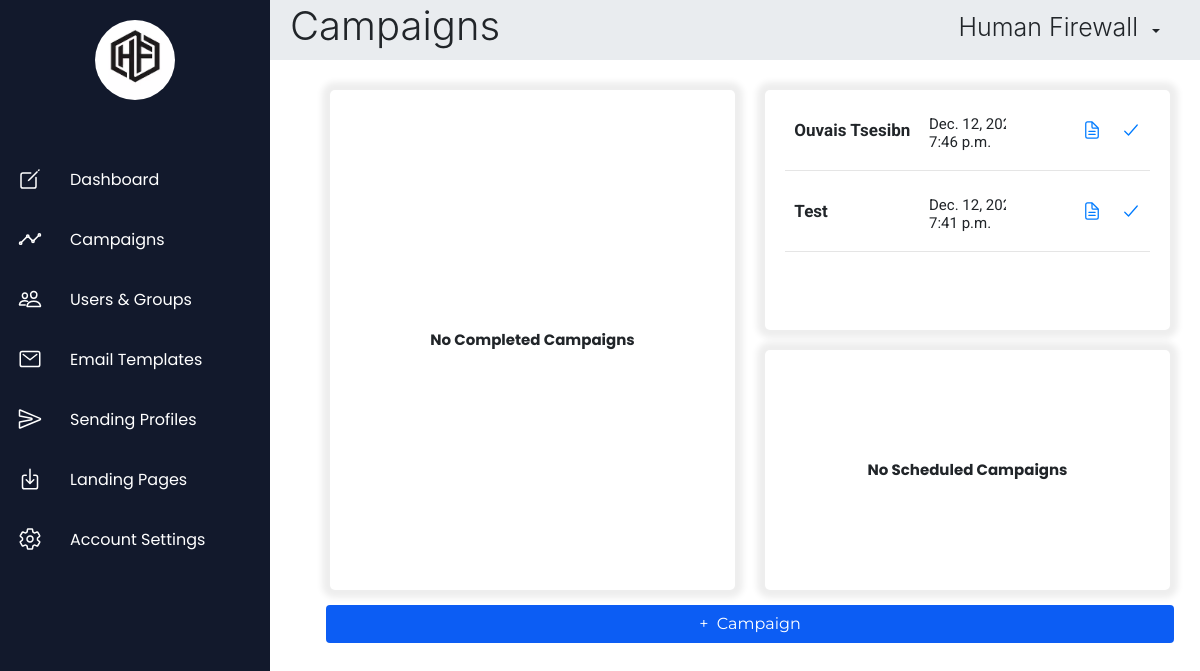
The page /campaign (signed in) on the database its author committed.
### App/models.py (models this page shows)
class TimeStampMixin(models.Model):
    class Meta:
        abstract = True
    created_on = models.DateTimeField(auto_now_add=True)
    modified_on = models.DateTimeField(auto_now=True)

class SendingProfile(TimeStampMixin):
    id = models.AutoField(primary_key=True)
    name = models.CharField(max_length=50, unique=True)
    email_from = models.EmailField(max_length=100, db_column='from')
    host = models.CharField(max_length=100)
    username = models.CharField(max_length=50)
    password = models.CharField(max_length=512)
    userId = models.ForeignKey(User, on_delete=models.CASCADE, db_column='user_id')

class Campaign(TimeStampMixin):
    campId = models.AutoField(primary_key=True)
    campaignName = models.CharField(max_length=50)
    emailTemplate = models.IntegerField()
    landingPage = models.IntegerField()
    sendingProfile = models.IntegerField()
    group = models.IntegerField()
    campaignStatus = models.CharField(max_length=50, default="Created")
    users = models.ManyToManyField(Targets, through='CampaignResults')
    userId = models.ForeignKey(User, on_delete=models.CASCADE, db_column='user_id')

### App/views.py (the view)
# urls.py: path('campaign',views.campaign, name="campaign"),
def campaign(request):
    if request.session.has_key('id'):
        id = request.session['id']
        return render(request, "campaign.html", context={"title": "Campaigns - Human Firewall", "emailtemp":EmailTemp.objects.filter(userId_id=id),"landing":LandingPage.objects.filter(userId_id=id),"sending":SendingProfile.objects.filter(userId_id=id) ,"header": "Campaigns","group_data": UserGroups.objects.filter(userId=id), "completed_campaign_data": Campaign.objects.filter(campaignStatus="Complete", userId=id), "running_campaign_data": Campaign.objects.filter(campaignStatus="Running", userId=id), "scheduled_campaign_data": Campaign.objects.filter(campaignStatus="Scheduled", userId=id) })
    else:
        messages.info(request, 'Kindly Login To Continue')
        return redirect("login")

### templates/campaign.html (shortened to what this page needs)
{% extends 'base.html' %}
{% block content %}
    <div class="container-fluid content">
        <div class="row">
            <div class="col-6 text-center">
                <div class="completed-campaigns">
                    <div id="completed-campaigns-table" class="completed-campaigns-table">
                        {% if completed_campaign_data.values.count > 0 %}
                            {% for d in completed_campaign_data.values %}
                                <div class="completed-campaign {{ d.campId }}">
                                    <div class="campaign-name"><b class="name">{{ d.campaignName }}</b></div>
                                    <div class="campaign-created-on">
                                        <p class="created-date">{{ d.modified_on|date }}</p>
                                        <p class="created-time">{{ d.modified_on|time }}</p>
                                    </div>
                                    <span class="campaign-status" data-toggle="tooltip" data-placement="top" title="Complete"></span>
                                    <div class="campaign-details-btn"><a class="options" onclick="editUser(this.parentElement);" data-toggle="tooltip" data-placement="top" title="More Details"><ion-icon name="document-text-outline"></ion-icon></a></div>
                                    <div class="campaign-delete-btn"><a class="options" onclick="editUser(this.parentElement);" data-toggle="tooltip" data-placement="top" title="Delete"><ion-icon name="trash-outline"></ion-icon></a></div>
                                </div>
                                <hr>
                            {% endfor %}
                        {% else %}
                            <div class="no-data"><b>No Completed Campaigns</b></div>
                        {% endif %}
                    </div>
                </div>
            </div>
            <div class="col-6 text-center">
                <div class="running-campaigns">
                    <div id="running-campaigns-table" class="running-campaigns-table">
                        {% if running_campaign_data.values.count > 0 %}
                            {% for d in running_campaign_data.values %}
                                <div class="running-campaign {{ d.campId }}">
                                    <div class="campaign-name"><b class="name">{{ d.campaignName }}</b></div>
                                    <div class="campaign-created-on">
                                        <p class="created-date">{{ d.modified_on|date }}</p>
                                        <p class="created-time">{{ d.modified_on|time }}</p>
                                    </div>
                                    <div class="campaign-details-btn"><a class="options" onclick="editUser(this.parentElement);" data-toggle="tooltip" data-placement="top" title="More Details"><ion-icon name="document-text-outline"></ion-icon></a></div>
                                    <div class="campaign-complete-btn"><a class="options" onclick="completeCampaign(this.parentElement, true);" data-toggle="tooltip" data-placement="top" title="Complete"><ion-icon name="checkmark-outline"></ion-icon></a></div>
                                </div>
                                <hr>
                            {% endfor %}
                        {% else %}
                            <div class="no-data"><b>No Running Campaigns</b></div>
                        {% endif %}
                    </div>
                </div>
                <div class="scheduled-campaigns">
                    <div id="scheduled-campaigns-table" class="scheduled-campaigns-table">
                        {% if scheduled_campaign_data.values.count > 0 %}
                            {% for d in scheduled_campaign_data.values %}
                                <div class="scheduled-campaign {{ d.campId }}">
                                    <div class="campaign-name"><b class="name">{{ d.campaignName }}</b></div>
                                    <div class="campaign-created-on">
                                        <p class="created-date">{{ d.modified_on|date }}</p>
                                        <p class="created-time">{{ d.modified_on|time }}</p>
                                    </div>
                                    <div class="campaign-status" data-toggle="tooltip" data-placement="top" title="Scheduled"><ion-icon name="time"></ion-icon></ion-icon></div>
                                    <div class="campaign-details-btn"><a class="options" onclick="editUser(this.parentElement);" data-toggle="tooltip" data-placement="top" title="More Details"><ion-icon name="document-text-outline"></ion-icon></a></div>
                                    <div class="campaign-runnow-btn"><a class="options" onclick="editUser(this.parentElement);" data-toggle="tooltip" data-placement="top" title="Run Now"><ion-icon name="play-skip-forward-outline"></ion-icon></ion-icon></a></div>
                                </div>
                                <hr>
                            {% endfor %}
                        {% else %}
                            <div class="no-data"><b>No Scheduled Campaigns</b></div>
                        {% endif %}
                    </div>
                </div>
            </div>
            <button class="btn add campaign" onclick="$('#configurations').modal();">+&nbsp; Campaign</button>
        </div>
    </div>
{% endblock %}

### templates/base.html (shortened to what this page needs)
{% load static %}
<!DOCTYPE html>
<html>
    <head>
        <link rel="stylesheet" type="text/css" href="{% static 'css/base.css' %}">
        <link rel="stylesheet" href="https://stackpath.bootstrapcdn.com/bootstrap/4.5.2/css/bootstrap.min.css">
    </head>
    <body>
        <div id="main">
            <div class="navigation">
                <div class="nav-brand">
                    <img src="{% static 'images/HF.png' %}">
                </div>
                <div class="nav-list">
                    <ul>
                        <li>
                            <a class="options" href="{% url 'dashboard' %}">
                                <span class="span-icon"><ion-icon class="icon" name="create-outline"></ion-icon></span>
                                <span class="title">Dashboard</span>
                            </a>
                        </li>
                        <li>
                            <a class="options" href="{% url 'campaign' %}">
                                <span class="span-icon"><ion-icon class="icon" name="analytics-outline"></ion-icon></span>
                                <span class="title">Campaigns</span>
                            </a>
                        </li>
                        <li>
                            <a class="options" href="{% url 'usergroups' %}">
                                <span class="span-icon"><ion-icon class="icon" name="people-outline"></ion-icon></span>
                                <span class="title">Users & Groups</span>
                            </a>
                        </li>
                        <li>
                            <a class="options" href="{% url 'emailtemp' %}">
                                <span class="span-icon"><ion-icon class="icon" name="mail-outline"></ion-icon></span>
                                <span class="title">Email Templates</span>
                            </a>
                        </li>
                        <li>
                            <a class="options" href="{% url 'sendingprofile' %}">
                                <span class="span-icon"><ion-icon class="icon" name="send-outline"></ion-icon></span>
                                <span class="title">Sending Profiles</span>
                            </a>
                        </li>
                        <li>
                            <a class="options" href="{% url 'landingpage' %}">
                                <span class="span-icon"><ion-icon class="icon" name="download-outline"></ion-icon></span>
                                <span class="title">Landing Pages</span>
                            </a>
                        </li>
                        <li>
                            <a class="options" href="{% url 'accountsettings' %}">
                                <span class="span-icon"><ion-icon class="icon" name="settings-outline"></ion-icon></span>
                                <span class="title">Account Settings</span>
                            </a>
                        </li>
                    </ul>
                </div>
            </div>
            <div class="header-container">
                <h1 class="display-4 header">{{ header }}</h1>
                <div class="btn-group user">
                    <h1 class="display-4">{{ request.session.username }}</h1>
                    <button type="button" class="btn dropdown-toggle dropdown-toggle-split" data-toggle="dropdown" aria-haspopup="true" aria-expanded="false"></button>
                </div>
            </div>
            {% block content %}
            {% endblock %}
        </div>
    </body>
</html>

### rows shown on the page
SendingProfile: session.username "Human Firewall"
Campaign: campaignName "Ouvais…", modified_on "Dec. 12,…", modified_on "7:46 p.m."
Campaign: campaignName "Test", modified_on "Dec. 12,…", modified_on "7:41 p.m."

### other values the page prints
{{ header }} "Campaigns"
